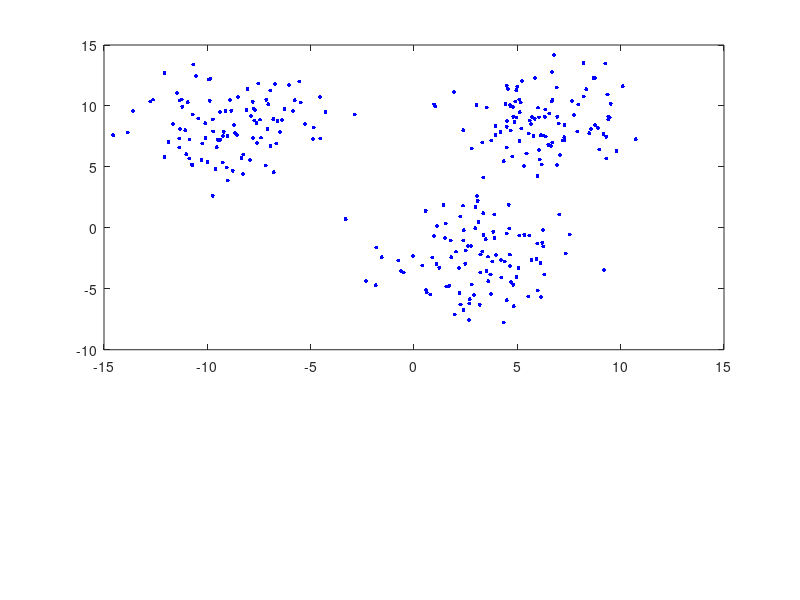

MATLAB code for this plot: (Note: this script raises an error after producing the figure.)
clear all
close all
%% Colors string
cl = ['r','g','b','k','y','m','c'];
%% Create Clusters
% Cluster 1
N = 100; % Number of generated points
sig1 = 5; % 1st dimension variation
sig2 = 5; % 2st dimension variation
sig = [sig1, sig2];
mu = [-9, 8];% mean
Sigma =diag(sig);
R = chol(Sigma);
x1 = repmat(mu,N,1) + randn(N,2)*R; % create points
% Cluster 2
N = 100; % Number of generated points
sig1 = 5; % 1st dimension variation
sig2 = 5; % 2st dimension variation
sig = [sig1, sig2];
mu = [6, 9];% mean
Sigma =diag(sig);
R = chol(Sigma);
x2 = repmat(mu,N,1) + randn(N,2)*R; % create points
% Cluster 3
N = 100; % Number of generated points
sig1 = 5; % 1st dimension variation
sig2 = 5; % 2st dimension variation
sig = [sig1, sig2];
mu = [3, -2.5];% mean
Sigma =diag(sig);
R = chol(Sigma);
x3 = repmat(mu,N,1) + randn(N,2)*R; % create points
%% Plot the data
% figure;
% plot(x1(:,1),x1(:,2),'r.'); hold on;
% plot(x2(:,1),x2(:,2),'b.');
% plot(x3(:,1),x3(:,2),'k.');
% ax = gca;
% ax.XAxisLocation = 'origin';
% ax.YAxisLocation = 'origin';
% axis equal;
%% Group the data
x = [x1;x2;x3];
%% Initiate cluster centers (CC)
%set number of clusters
NM = 7;
Qerr=zeros(NM,1);
figure;
for M = 1:NM
    % M = 3;
    for m = 1:M
        CC(m,:) = x(end-m+1,:);
    end
    %% Randomise data order
    msize = length(x);
    permidx = randperm(msize);
    x = x(permidx,:);
    %% First plot
    % Plot the data
    dp = subplot(3,2,1:4);
    plot(x(:,1),x(:,2),'b.','markersize',9); hold on;
    ax = gca;
    ax.XAxisLocation = 'origin';
    ax.YAxisLocation = 'origin';
    axis equal;
    % Plot cluster centers
    plot(CC(:,1),CC(:,2),'*r','markersize',9);
    title('Data Space')
    xp = subplot(3,2,5);
    title('Learning Parameter')
    xlabel ('Iteration Number')
    qp = subplot(3,2,6);
    title('Quantisation Error')
    xlabel ('Number of Clusters')
    %% Start iterations
    it = 1;
    pt = 0.001/M; % pause time
    %% Initialise learning parameter
    tau = 1;
    ksi=ones(6,1)*0;
    ksi(1) = exp(-(it/tau));
    cla(xp)
        subplot(3,2,5);
        bar(ksi,'r');hold on
        plot([0 6],[0.001 0.001],'k--');
        title(['Learning Parameter'])
        xlabel ('Iteration Number')
        set(gca,'YScale','log');
        set(gca,'YLim',[0.0001 1]); hold off
    while ksi(it) > 0.001 % iterations loop
        %% initialise data tag
        dataCflag = zeros(msize,1);
        %% Find distance of all data points to cluster centers
        dists = pdist2(x,CC);
        %% loop through data points
        for ii = 1:msize
            dp = subplot(3,2,1:4);
            plot(x(ii,1),x(ii,2),'dr','markersize',6);
            % Find nearest CC in this point
            [~,p] = min(dists(ii,:));
            plot(CC(p,1),CC(p,2),'or','markersize',9);
            %% Move CC towards this data point
            ve =  x(ii,:)-CC(p,:);%vector between them
            plot ([CC(p,1),x(ii,1)],[CC(p,2),x(ii,2)],'-g','linewidth',2)% plot vector between them
            ve = ve*ksi(it); %vector after ksi aplied
            quiver(CC(p,1),CC(p,2),ve(1),ve(2),0,'-r','MaxHeadSize',9,'linewidth',2) ;hold off;
            CC(p,:) = CC(p,:)+ve; %new CC position
            % update distances for this CC
            cd = pdist2(x,CC(p,:));
            dists(:,p) = cd;
            % update data cluster flag
            dataCflag(ii) = p;
            %% Data Iteration Plot update
            % Plot Data
            pause(pt)
            cla(dp)
            dp = subplot(3,2,1:4);
            plot(x(:,1),x(:,2),'b.','markersize',9); hold on;
            ax = gca;
            ax.XAxisLocation = 'origin';
            ax.YAxisLocation = 'origin';
            axis equal;
            % Plot cluster centers
            plot(CC(:,1),CC(:,2),'*r','markersize',9);
            title('Data Space')
            
            % plot(CC(p,1),CC(p,2),'or','markersize',8);
        end
       
        
        title('Data Space')
        %% Plot ksi and quantasation error
        
        
        % Permutate data
        permidx = randperm(msize);
        x = x(permidx,:);
        pt = pt*0.1; % increase plot speed for each iteration
        it = it + 1; % increase iteration
        %% Update Learning parameter
        ksi(it) = exp(-(it/tau));
        cla(xp)
        subplot(3,2,5);
        bar(ksi,'r');hold on
        plot([0 7.5],[0.001 0.001],'k--');
        title(['Learning Parameter'])
        xlabel ('Iteration Number')
        set(gca,'YScale','log');
        set(gca,'YLim',[0.0001 1]); hold off
    end
    %% Plot clusters for this number of clusters
        cla(dp)
        dp = subplot(3,2,1:4);
        dataCflag = dataCflag(permidx);
        for cn = 1:M
            plot(x(dataCflag==cn,1),x(dataCflag==cn,2),[cl(cn),'.']); hold on;
            plot(CC(cn,1),CC(cn,2),[cl(cn),'o'],'markersize',8);
            plot(CC(cn,1),CC(cn,2),[cl(cn),'x'],'markersize',8);
            ax = gca;
            ax.XAxisLocation = 'origin';
            ax.YAxisLocation = 'origin';
            axis equal;
        end
        hold off;
     %% Calculate quantasation error for this number of clusters
        for cn = 1:M
            Qerr(M) = Qerr(M)+ sum(pdist2(x(dataCflag==cn,:),CC(cn,:)));
        end
        Qerr(M)=Qerr(M)/msize;
        cla(qp)
        qp = subplot(3,2,6);
        bar(Qerr);
        set(gca,'YLim',[0 Qerr(1)]);
        xlabel ('Number of Clusters')
        title(['Quantisation Error'])
        pause(4)
        cla(xp)
        subplot(3,2,5);
        title(['Learning Parameter'])
end











